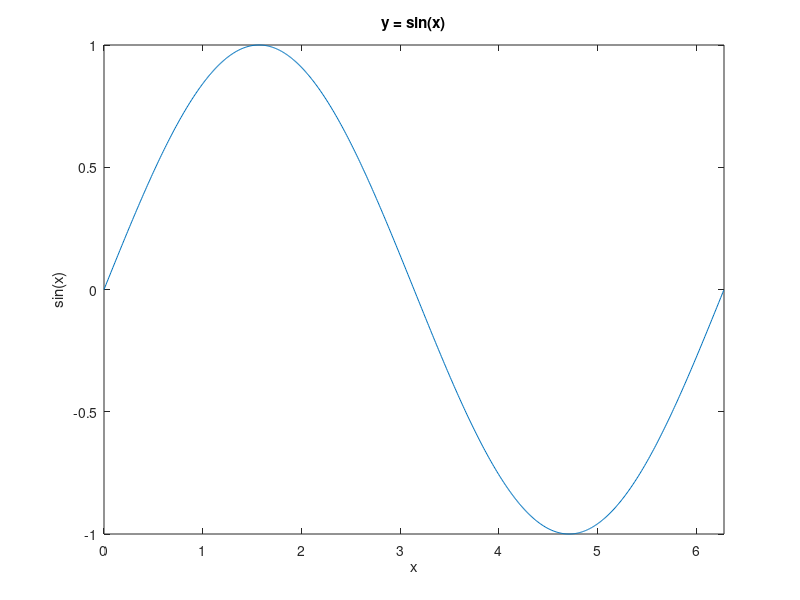

MATLAB code to generate this figure:
x = 0:0.01:2*pi; %定义x的范围，第二个参数表示步长
y = sin(x);
figure %建立一个幕布
plot(x,y) %绘制当前二维平面图
title('y = sin(x)') %标题
xlabel('x') %x轴
ylabel('sin(x)') %y轴
xlim([0 2*pi]) % x坐标值的范围